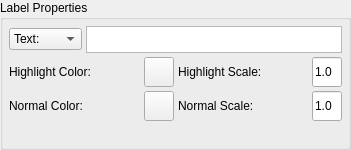
                        <widget class="QGroupBox" name="siteLabelGroup">
                          <property name="enabled">
                            <bool>true</bool>
                          </property>
                          <property name="title">
                            <string>Label Properties</string>
                          </property>
                          <layout class="QGridLayout">
                            <property name="margin">
                              <number>6</number>
                            </property>
                            <property name="spacing">
                              <number>4</number>
                            </property>
                            <item row="2" column="0" rowspan="1" colspan="3">
                              <layout class="QHBoxLayout">
                                <item>
                                  <widget class="QLabel" name="siteNormalColorLabel">
                                    <property name="enabled">
                                      <bool>true</bool>
                                    </property>
                                    <property name="text">
                                      <string>Normal Color:</string>
                                    </property>
                                    <property name="wordWrap">
                                      <bool>false</bool>
                                    </property>
                                  </widget>
                                </item>
                                <item>
                                  <widget class="QPushButton" name="siteNormalLabelColorBtn">
                                    <property name="enabled">
                                      <bool>true</bool>
                                    </property>
                                    <property name="minimumSize">
                                      <size>
                                        <width>30</width>
                                        <height>30</height>
                                      </size>
                                    </property>
                                    <property name="maximumSize">
                                      <size>
                                        <width>30</width>
                                        <height>30</height>
                                      </size>
                                    </property>
                                    <property name="text">
                                      <string/>
                                    </property>
                                  </widget>
                                </item>
                                <item>
                                  <widget class="QLabel" name="siteScaleLabel">
                                    <property name="enabled">
                                      <bool>true</bool>
                                    </property>
                                    <property name="text">
                                      <string>Normal Scale:</string>
                                    </property>
                                    <property name="wordWrap">
                                      <bool>false</bool>
                                    </property>
                                  </widget>
                                </item>
                                <item>
                                  <widget class="QLineEdit" name="siteNormalLabelScaleEdit">
                                    <property name="enabled">
                                      <bool>true</bool>
                                    </property>
                                    <property name="sizePolicy">
                                      <sizepolicy>
                                        <hsizetype>0</hsizetype>
                                        <vsizetype>0</vsizetype>
                                        <horstretch>0</horstretch>
                                        <verstretch>0</verstretch>
                                      </sizepolicy>
                                    </property>
                                    <property name="minimumSize">
                                      <size>
                                        <width>30</width>
                                        <height>0</height>
                                      </size>
                                    </property>
                                    <property name="maximumSize">
                                      <size>
                                        <width>30</width>
                                        <height>32767</height>
                                      </size>
                                    </property>
                                    <property name="text">
                                      <string>1.0</string>
                                    </property>
                                    <property name="maxLength">
                                      <number>5</number>
                                    </property>
                                  </widget>
                                </item>
                              </layout>
                            </item>
                            <item row="1" column="0" rowspan="1" colspan="3">
                              <layout class="QHBoxLayout">
                                <item>
                                  <widget class="QLabel" name="siteHighlightColorLabel">
                                    <property name="enabled">
                                      <bool>true</bool>
                                    </property>
                                    <property name="text">
                                      <string>Highlight Color:</string>
                                    </property>
                                    <property name="wordWrap">
                                      <bool>false</bool>
                                    </property>
                                  </widget>
                                </item>
                                <item>
                                  <widget class="QPushButton" name="siteHighlightLabelColorBtn">
                                    <property name="enabled">
                                      <bool>true</bool>
                                    </property>
                                    <property name="minimumSize">
                                      <size>
                                        <width>30</width>
                                        <height>30</height>
                                      </size>
                                    </property>
                                    <property name="maximumSize">
                                      <size>
                                        <width>30</width>
                                        <height>30</height>
                                      </size>
                                    </property>
                                    <property name="text">
                                      <string/>
                                    </property>
                                  </widget>
                                </item>
                                <item>
                                  <widget class="QLabel" name="siteHighlightScaleLabel">
                                    <property name="enabled">
                                      <bool>true</bool>
                                    </property>
                                    <property name="text">
                                      <string>Highlight Scale:</string>
                                    </property>
                                    <property name="wordWrap">
                                      <bool>false</bool>
                                    </property>
                                  </widget>
                                </item>
                                <item>
                                  <widget class="QLineEdit" name="siteHighlightLabelScaleEdit">
                                    <property name="enabled">
                                      <bool>true</bool>
                                    </property>
                                    <property name="sizePolicy">
                                      <sizepolicy>
                                        <hsizetype>0</hsizetype>
                                        <vsizetype>0</vsizetype>
                                        <horstretch>0</horstretch>
                                        <verstretch>0</verstretch>
                                      </sizepolicy>
                                    </property>
                                    <property name="minimumSize">
                                      <size>
                                        <width>30</width>
                                        <height>0</height>
                                      </size>
                                    </property>
                                    <property name="maximumSize">
                                      <size>
                                        <width>30</width>
                                        <height>32767</height>
                                      </size>
                                    </property>
                                    <property name="text">
                                      <string>1.0</string>
                                    </property>
                                    <property name="maxLength">
                                      <number>5</number>
                                    </property>
                                  </widget>
                                </item>
                              </layout>
                            </item>
                            <item row="0" column="0">
                              <widget class="QComboBox" name="siteLabelModeCombo">
                                <item>
                                  <property name="text">
                                    <string>Text:</string>
                                  </property>
                                </item>
                                <item>
                                  <property name="text">
                                    <string>JS Text:</string>
                                  </property>
                                </item>
                              </widget>
                            </item>
                            <item row="0" column="1" rowspan="1" colspan="2">
                              <widget class="QTextEdit" name="siteLabelText">
                                <property name="maximumSize">
                                  <size>
                                    <width>32767</width>
                                    <height>27</height>
                                  </size>
                                </property>
                                <property name="readOnly">
                                  <bool>true</bool>
                                </property>
                              </widget>
                            </item>
                            <item row="3" column="2">
                              <spacer name="spacer81">
                                <property name="sizeHint">
                                  <size>
                                    <width>201</width>
                                    <height>20</height>
                                  </size>
                                </property>
                                <property name="sizeType">
                                  <enum>QSizePolicy::Expanding</enum>
                                </property>
                                <property name="orientation">
                                  <enum>Qt::Horizontal</enum>
                                </property>
                              </spacer>
                            </item>
                          </layout>
                        </widget>
